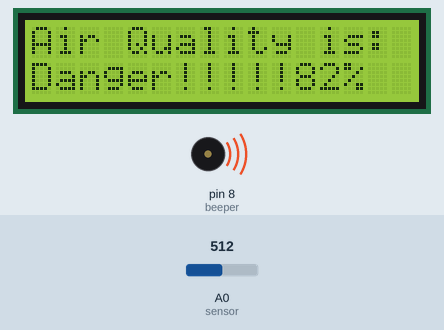
This sketch was run on a simulated Arduino Uno, built with avr-gcc and run on an emulated ATmega328P. Parts: 16×2 character LCD, buzzer (waves = sounding, pin HIGH). The test bench sets the inputs (shaded band); at power-on: A0 (sensor) = 512.

Above: at 6.2 s.
6.3 s: A0 (sensor) set to 415
At 7.3 s:
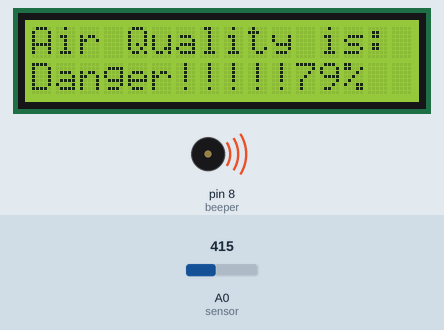
8.0 s: A0 (sensor) set to 384
At 9.0 s:
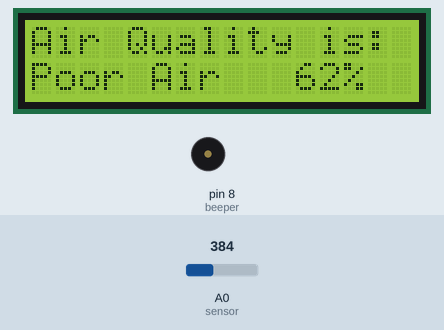
9.6 s: A0 (sensor) set to 268
At 10.7 s:
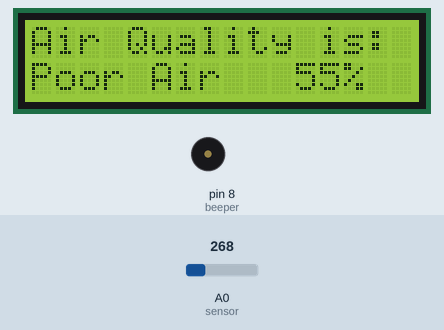
11.1 s: A0 (sensor) set to 237
At 12.3 s:
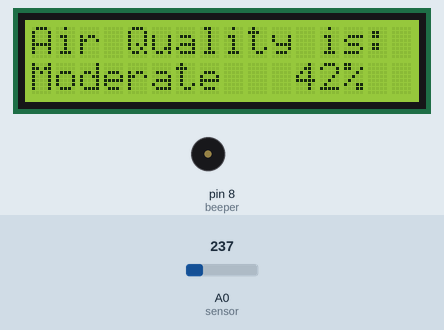
12.6 s: A0 (sensor) set to 109
At 12.9 s:
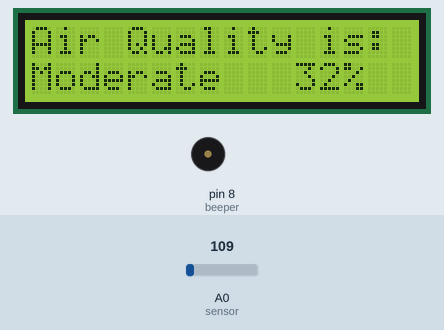
14.1 s: A0 (sensor) set to 89
At 14.6 s:
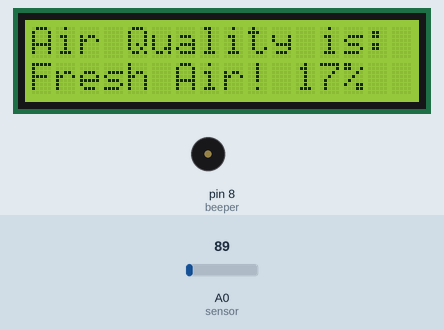
Timing chart, 0 to 16.6 s (numbered marks = the images above; inputs shaded):
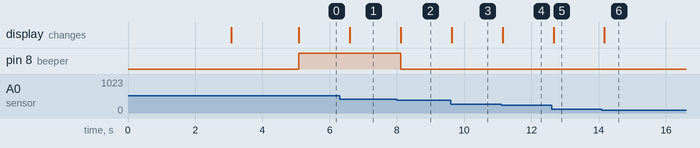

The sketch:

sketch_jan12a.ino
```cpp
/*
 * Arduino Air Quality Monitor
 *
 * learnelectronics
 * 24 MAR 2017
 *
 * www.youtube.com/c/learnelectronics
 * arduino0169@gmail.com
 *
 *
 * Be sure to burn in sensor by leaving
 * plugged in for 24 hours before initial
 * use, then calibrate by placing outside
 * for at least 10 minutes. Outdoor C02
 * levels are between 380-400ppm unless
 * you live in Shenzen. If you live in
 * this ain't gonna help you.
 */


#include <LiquidCrystal.h>                //LCD Library


#define beeper    8                       //beeper on Digital 8
#define sensor    A0                      //sensor on Analog 0


LiquidCrystal lcd(12, 11, 5, 4, 3, 2);    //Create instance of LCD

int gasLevel = 0;                         //int variable for gas level
String quality ="";
String gasvalue ="";

void setup() {
  Serial.begin(9600);                     //start serial comms
  pinMode(beeper,OUTPUT);                 //set beeper for output
  pinMode(sensor,INPUT);                  //set sensor for input


  lcd.begin(16, 2);                       //initial LCD setup
  lcd.setCursor (0,0);                    //splash screen and warmup

   lcd.print("   SHAPERJET    ");
   delay(3000);
   lcd.setCursor (0,0);                    //splash screen and warmup
  lcd.print("                ");
  lcd.setCursor (0,1);
  lcd.print("                ");
  lcd.setCursor (0,0);
  lcd.print("   Air Sensor   ");
  lcd.setCursor (0,1);
  lcd.print("   Warming Up   ");
  delay(2000);                            //set for at least 2 minutes

  lcd.setCursor (0,0);                    //clear screen
  lcd.print("                ");
  lcd.setCursor (0,1);
  lcd.print("                ");

}

void loop() {
  gasLevel = analogRead(sensor);

  if(gasLevel<100){
    quality = "Fresh Air!      ";
    digitalWrite(8, LOW);

  lcd.setCursor (0,0);
lcd.print("Air Quality is:");
lcd.setCursor(0,1);
lcd.print(quality);
lcd.setCursor(11,1);
gasLevel = map(gasLevel, 0, 1023, 10, 100);
gasvalue = String(gasLevel);
lcd.print(gasvalue);
lcd.print("%");


  }
  else if (gasLevel >100 && gasLevel<250){
    quality = "Moderate        ";
    digitalWrite(8, LOW);

  lcd.setCursor (0,0);
lcd.print("Air Quality is:");
lcd.setCursor(0,1);
lcd.print(quality);
lcd.setCursor(11,1);
gasLevel = map(gasLevel, 0, 1023, 25, 100);
gasvalue = String(gasLevel);
lcd.print(gasvalue);
lcd.print("%");


  }
  else if (gasLevel >250 && gasLevel<400){
    quality = "Poor Air        ";
    digitalWrite(8, LOW);

  lcd.setCursor (0,0);
lcd.print("Air Quality is:");
lcd.setCursor(0,1);
lcd.print(quality);
lcd.setCursor(11,1);
gasLevel = map(gasLevel, 0, 1023, 40, 100);
gasvalue = String(gasLevel);
lcd.print(gasvalue);
lcd.print("%");


  }
  else if (gasLevel >400){
    quality = "Danger!!!!!!!   ";
    digitalWrite(8, HIGH);

  lcd.setCursor (0,0);
lcd.print("Air Quality is:");
lcd.setCursor(0,1);
lcd.print(quality);
lcd.setCursor(11,1);
gasLevel = map(gasLevel, 0, 1023, 65, 100);
gasvalue = String(gasLevel);
lcd.print(gasvalue);
lcd.print("%");


  }

delay(500);
}
/*

  The circuit:
 * LCD RS pin to digital pin 12
 * LCD Enable pin to digital pin 11
 * LCD D4 pin to digital pin 5
 * LCD D5 pin to digital pin 4
 * LCD D6 pin to digital pin 3
 * LCD D7 pin to digital pin 2
 * LCD R/W pin to ground
 * LCD VSS pin to ground
 * LCD VCC pin to 5V
 * 5K pot:
 * ends to +5V and ground
 * wiper to LCD VO pin (pin 3)

*/
```

Measured:
- the behaviour switches between 400 and 399 on A0 (sensor) (found by bisection; images 1 and 2)
- the behaviour switches between 250 and 249 on A0 (sensor) (found by bisection; images 3 and 4)
- the behaviour switches between 100 and 99 on A0 (sensor) (found by bisection; images 5 and 6)
- after the input at 6.3 s, the display: changes after 0.30 s (image 1)
- after the input at 8.0 s, pin 8 (beeper): HIGH → LOW after 0.11 s; the display: changes after 0.11 s (image 2)
- after the input at 9.6 s, the display: changes at once (image 3)
- after the input at 11.1 s, the display: changes at once (image 4)
- after the input at 12.6 s, the display: changes after 0.06 s (image 5)
- after the input at 14.1 s, the display: changes after 0.08 s (image 6)
